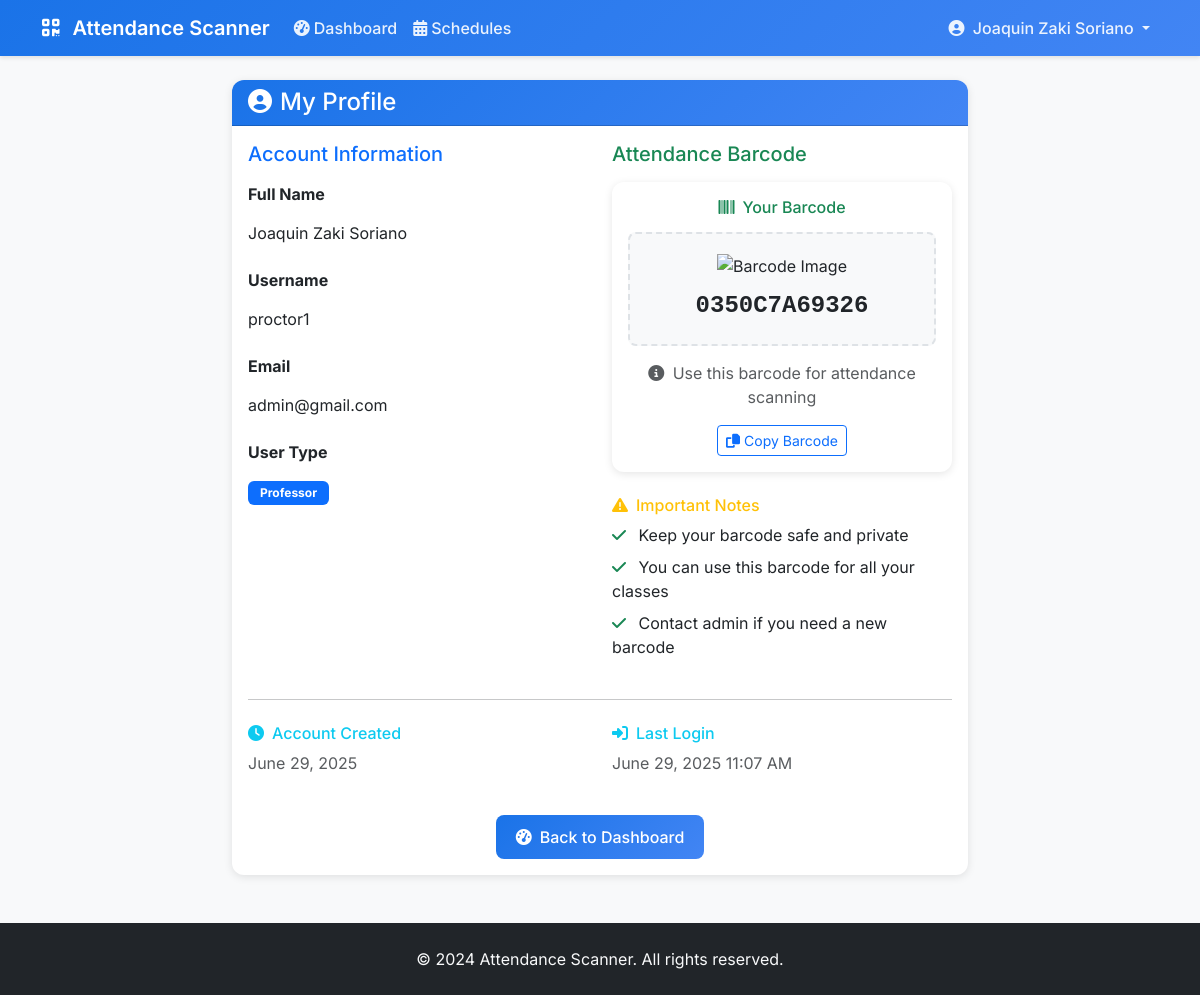
The app's page /profile/ (signed in), older data.
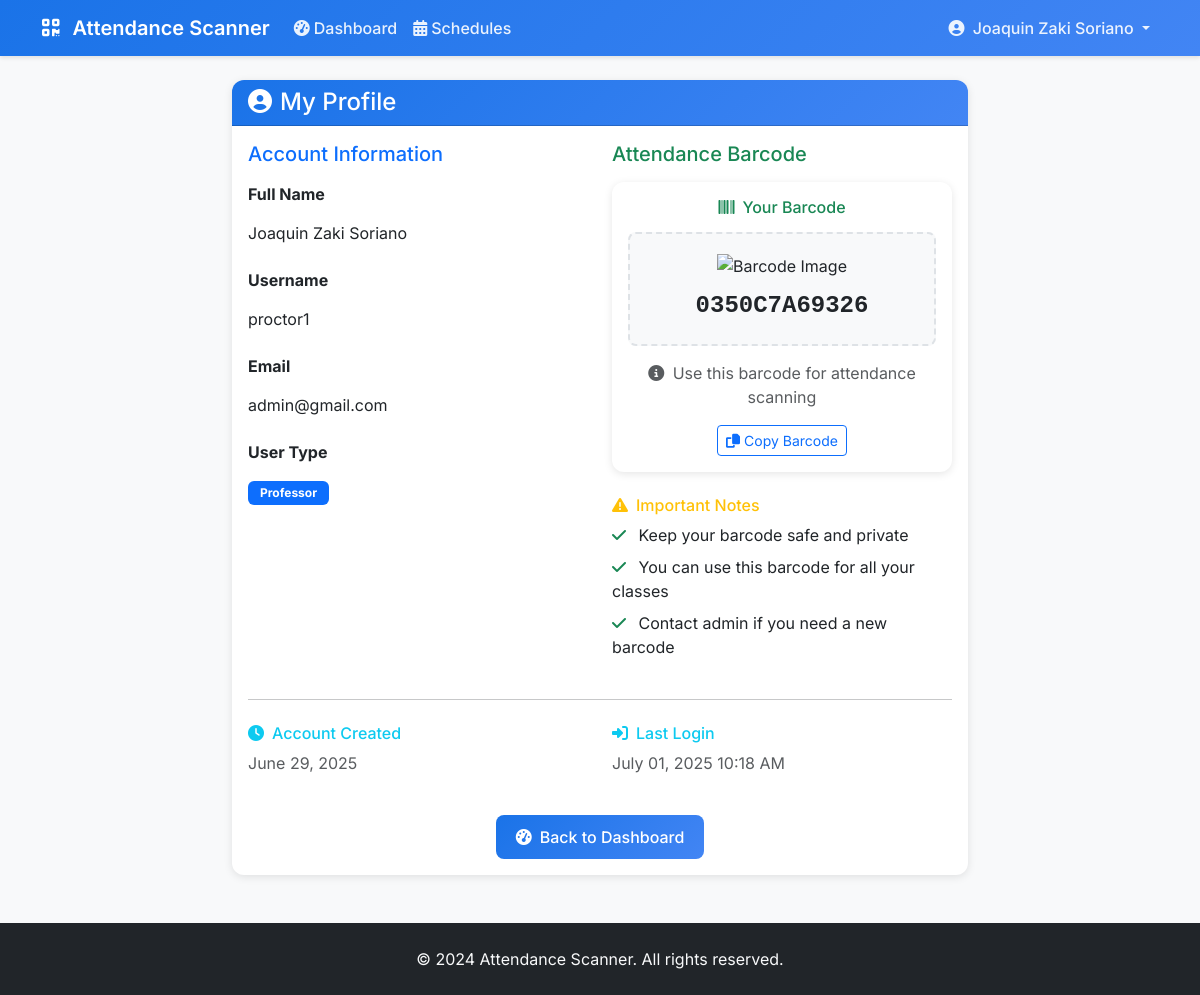
The same page, newer data.
### scanner/models.py (models this page shows, shortened)
class User(AbstractUser):
    USER_TYPES = (
        ('student', 'Student'),
        ('professor', 'Professor'),
        ('admin', 'Admin'),
    )
    user_type = models.CharField(max_length=10, choices=USER_TYPES, default='student')
    student_id = models.CharField(max_length=20, blank=True, null=True, unique=True)
    barcode = models.CharField(max_length=50, blank=True, null=True, unique=True)
    phone = models.CharField(max_length=15, blank=True, null=True)

### scanner/views.py (the view)
# urls.py: path('profile/', views.user_profile, name='user_profile'),
@login_required
def user_profile(request):
    return render(request, 'scanner/user_profile.html', {'user': request.user})

### scanner/templates/scanner/user_profile.html (shortened to what the changed rows need)
{% extends 'scanner/base.html' %}  {% block content %}
<div class="row justify-content-center">
  <div class="col-lg-8">
    <div class="card">
      <div class="card-body">
        <div class="row">
          <div class="col-md-6">
            <div class="mb-3">
              <label class="form-label fw-bold">Full Name</label>
              <p class="form-control-plaintext">{{ user.get_full_name }}</p>
            </div>
            <div class="mb-3">
              <label class="form-label fw-bold">Username</label>
              <p class="form-control-plaintext">{{ user.username }}</p>
            </div>
            <div class="mb-3">
              <label class="form-label fw-bold">Email</label>
              <p class="form-control-plaintext">{{ user.email }}</p>
            </div>
            <div class="mb-3">
              <p class="form-control-plaintext">
                <span class="badge bg-primary"
                  >{{ user.get_user_type_display }}</span
                >
              </p>
            </div>
          </div>
          <div class="col-md-6">
            <div class="text-center">
              <div class="card border-success">
                <div class="card-body">
                  <div class="barcode-display text-center">
                    <img
                      src="{% url 'barcode_image' %}"
                      alt="Barcode Image"
                      style="max-width: 100%; height: 80px; margin-bottom: 10px"
                    />
                    <br />
                    <code class="fs-4 fw-bold text-dark"
                      >{{ user.barcode }}</code
                    >
                  </div>
                </div>
              </div>
            </div>
          </div>
        </div>
        <div class="row">
          <div class="col-md-6">
            <h6 class="text-info">
              <i class="fas fa-clock me-2"></i>Account Created
            </h6>
            <p class="text-muted">{{ user.date_joined|date:"F d, Y" }}</p>
          </div>
          <div class="col-md-6">
            <h6 class="text-info">
              <i class="fas fa-sign-in-alt me-2"></i>Last Login
            </h6>
            <p class="text-muted">
              {{ user.last_login|date:"F d, Y g:i A"|default:"Never" }}
            </p>
          </div>
        </div>
      </div>
    </div>
  </div>
</div>
{% endblock %}

### scanner/templates/scanner/base.html (shortened to what this page needs)
<!DOCTYPE html>
<html lang="en">
  <head>
    <link
      href="https://cdn.jsdelivr.net/npm/bootstrap@5.3.0/dist/css/bootstrap.min.css"
      rel="stylesheet"
    />
    <link
      href="https://cdnjs.cloudflare.com/ajax/libs/font-awesome/6.4.0/css/all.min.css"
      rel="stylesheet"
    />
    {% load static %}
    <link href="{% static 'css/custom.css' %}" rel="stylesheet" />
  </head>
  <body>
    <nav class="navbar navbar-expand-lg navbar-dark">
      <div class="container">
        <a class="navbar-brand" href="{% url 'home' %}">
          <i class="fas fa-qrcode me-2"></i>
          Attendance Scanner
        </a>
        <div class="collapse navbar-collapse" id="navbarNav">
          <ul class="navbar-nav me-auto">
            {% if user.is_authenticated %}
            <li class="nav-item">
              <a class="nav-link" href="{% url 'dashboard' %}">
                <i class="fas fa-tachometer-alt me-1"></i>Dashboard
              </a>
            </li>
            {% if user.user_type == 'professor' %}
            <li class="nav-item">
              <a class="nav-link" href="{% url 'schedule_management' %}">
                <i class="fas fa-calendar-alt me-1"></i>Schedules
              </a>
            </li>
            {% elif user.user_type == 'admin' %}
            <li class="nav-item">
              <a class="nav-link" href="{% url 'admin_dashboard' %}">
                <i class="fas fa-cogs me-1"></i>Admin
              </a>
            </li>
            {% endif %} {% endif %}
          </ul>
          <ul class="navbar-nav">
            {% if user.is_authenticated %}
            <li class="nav-item dropdown">
              <a
                class="nav-link dropdown-toggle"
                href="#"
                id="navbarDropdown"
                role="button"
                data-bs-toggle="dropdown"
              >
                <i class="fas fa-user-circle me-1"></i>
                {{ user.get_full_name|default:user.username }}
              </a>
            </li>
            {% endif %}
          </ul>
        </div>
      </div>
    </nav>
    <main class="container my-4">{% block content %}{% endblock %}</main>
    <footer class="bg-dark text-light py-4 mt-5">
      <div class="container text-center">
        <p class="mb-0">&copy; 2024 Attendance Scanner. All rights reserved.</p>
      </div>
    </footer>
  </body>
</html>

Row changes from the older to the newer data that the page shows:
changed User "Joaquin Zaki Soriano": last_login "June 29, 2025 11:07 AM" → "July 01, 2025 10:18 AM"
